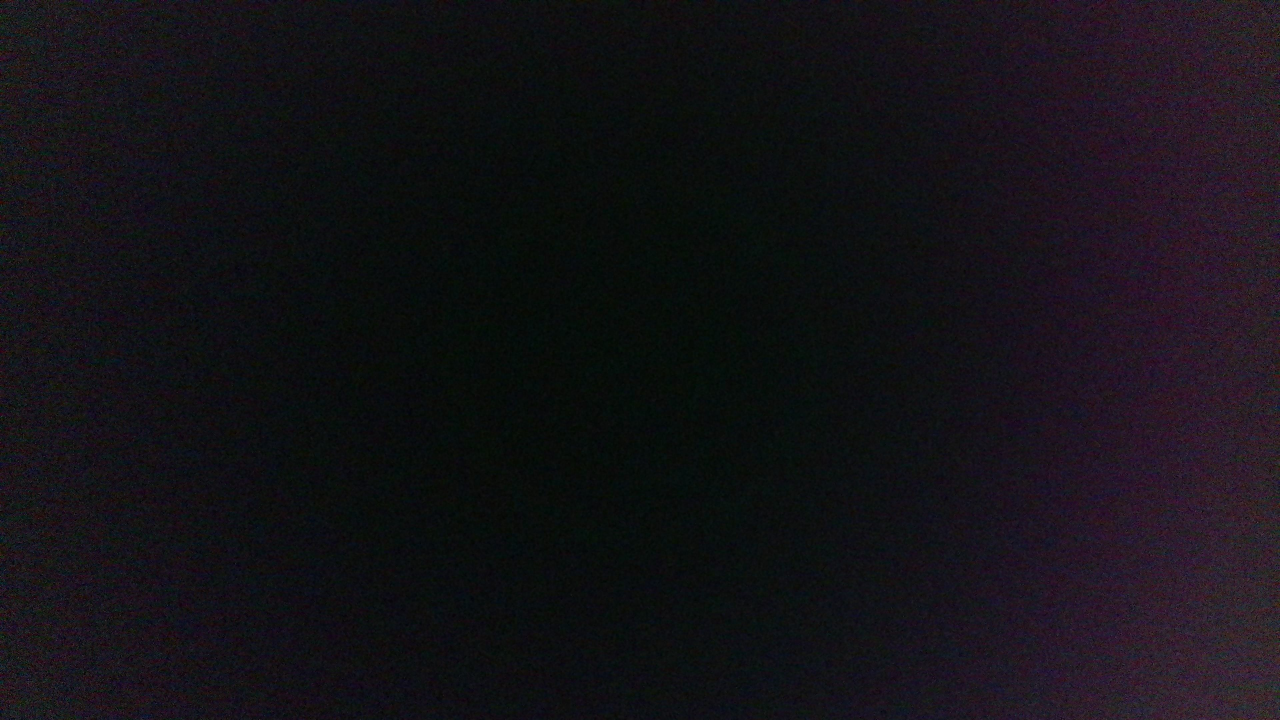
#> input picture Lensless_images/dark.jpg, 3840 x 2160 px (shown at 1/3 size)
$ python test1.py
#> lines starting #> are read from the running program, lines starting #| are printed output that depends on the picture; after the words box and inside, x2 and y2 are one past the last pixel; in counts of white or black regions, pixels touching at a corner belong together
"""
Author: Albus.Misrandy
"""
import os
import cv2
import numpy as np

save_dir = "Lensless"
os.makedirs(save_dir, exist_ok=True)

cap = cv2.VideoCapture(2)

dark = cv2.imread("./Lensless_images/dark.jpg").astype(np.float32)

# 判断摄像头是否成功打开
if not cap.isOpened():
    print("无法打开摄像头，请检查摄像头编号或连接状态")
    exit()

# =========================
# 设置目标格式
# =========================
cap.set(cv2.CAP_PROP_FOURCC, cv2.VideoWriter_fourcc(*'MJPG'))
cap.set(cv2.CAP_PROP_FRAME_WIDTH, 3840)
cap.set(cv2.CAP_PROP_FRAME_HEIGHT, 2160)
cap.set(cv2.CAP_PROP_FPS, 30)
cap.set(cv2.CAP_PROP_AUTO_EXPOSURE, 0.25)

# 给摄像头一点时间切换模式
for _ in range(10):
    cap.read()
#> this loop made 10 passes
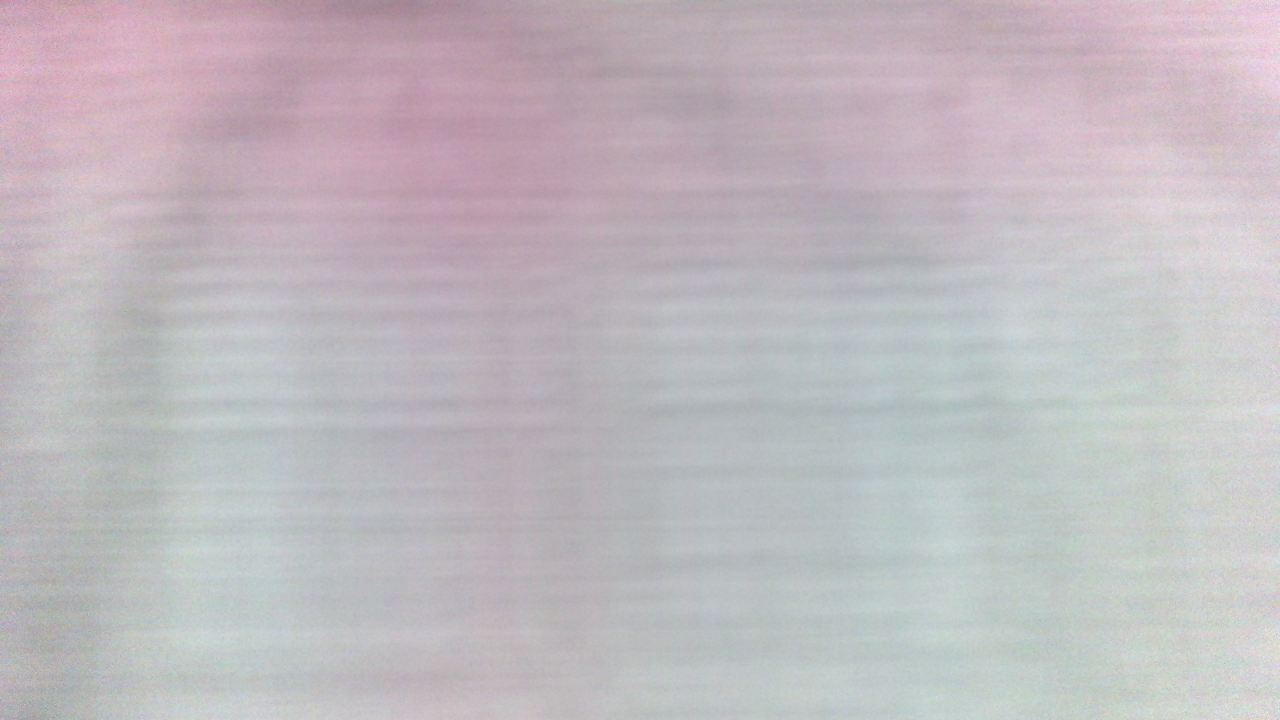
#> input picture Lensless_images/000.jpg, 3840 x 2160 px, given in place of the camera (shown at 1/3 size)
#> further down, frame is the input picture: shape (2160, 3840, 3); mean B, G, R 191.2, 186.2, 192.1

# def remove_periodic_noise(gray_img, threshold_sigma=5, r=10):
#     """
#     自适应频域滤波函数
#     gray_img: 输入的灰度图 (float32)
#     threshold_sigma: 自动识别噪声点的阈值，越大越保守
#     r: 滤波半径，越大去除越彻底，但可能影响细节
#     """
#     rows, cols = gray_img.shape
#     # 1. FFT 变换
#     f = np.fft.fft2(gray_img)
#     fshift = np.fft.fftshift(f)

#     # 2. 计算幅度谱用于寻找噪声点
#     magnitude_spectrum = np.abs(fshift)
#     mag_log = np.log(magnitude_spectrum + 1)

#     # 3. 自动寻找异常高亮波峰 (除了中心低频区域)
#     # 计算平均值和标准差来定位离群点
#     mean, std = np.mean(mag_log), np.std(mag_log)
#     thresh = mean + threshold_sigma * std

#     mask = np.ones((rows, cols), np.uint8)
#     crow, ccol = rows // 2, cols // 2

#     # 屏蔽中心区域（保留低频主体图像信息）
#     ignore_r = 20

#     # 寻找可能的噪声亮点
#     locations = np.where(mag_log > thresh)
#     for r_idx, c_idx in zip(locations[0], locations[1]):
#         # 如果亮点不在中心区域，就认为是周期性条纹噪声
#         if abs(r_idx - crow) > ignore_r or abs(c_idx - ccol) > ignore_r:
#             cv2.circle(mask, (c_idx, r_idx), r, 0, -1)

#     # 4. 应用遮罩并反变换
#     fshift_filtered = fshift * mask
#     f_ishift = np.fft.ifftshift(fshift_filtered)
#     img_back = np.fft.ifft2(f_ishift)

#     return np.abs(img_back).astype(np.float32)

def process_and_visualize_fft(gray_img, threshold_sigma=6, r=8, show_spectrum=True):
#> called with threshold_sigma = 6, r = 8, show_spectrum = True
    rows, cols = gray_img.shape
#> rows = 2160; cols = 3840
    # 1. FFT 变换
    f = np.fft.fft2(gray_img)
    fshift = np.fft.fftshift(f)

    # 2. 计算幅度谱用于显示和寻找噪声点
    magnitude_spectrum = np.abs(fshift)
    # log变换方便肉眼观察
    mag_log = np.log(magnitude_spectrum + 1)

    # 归一化到 0-255 用于 cv2.imshow 显示
    view_spectrum = cv2.normalize(mag_log, None, 0, 255, cv2.NORM_MINMAX).astype(np.uint8)

    # 3. 自动识别并滤除噪声点
    mean, std = np.mean(mag_log), np.std(mag_log)
#> mean = 7.81; std = 1.08
    thresh = mean + threshold_sigma * std
#> thresh = 14.26
    mask = np.ones((rows, cols), np.uint8)
    crow, ccol = rows // 2, cols // 2
#> crow = 1080; ccol = 1920
    ignore_r = 30 # 保护中心低频区域

    locations = np.where(mag_log > thresh)
#> locations = 229 positions, rows 1046 to 1114, columns 1894 to 1946
    for r_idx, c_idx in zip(locations[0], locations[1]):
        if abs(r_idx - crow) > ignore_r or abs(c_idx - ccol) > ignore_r:
            # 在频谱图上画圈，让你能看到滤掉了哪里
            cv2.circle(view_spectrum, (c_idx, r_idx), r + 2, 255, 1)
            cv2.circle(mask, (c_idx, r_idx), r, 0, -1)
#> this loop made 229 passes
#> (r_idx, c_idx) on passes 1 to 3: (1046, 1920), (1049, 1920), (1050, 1920)
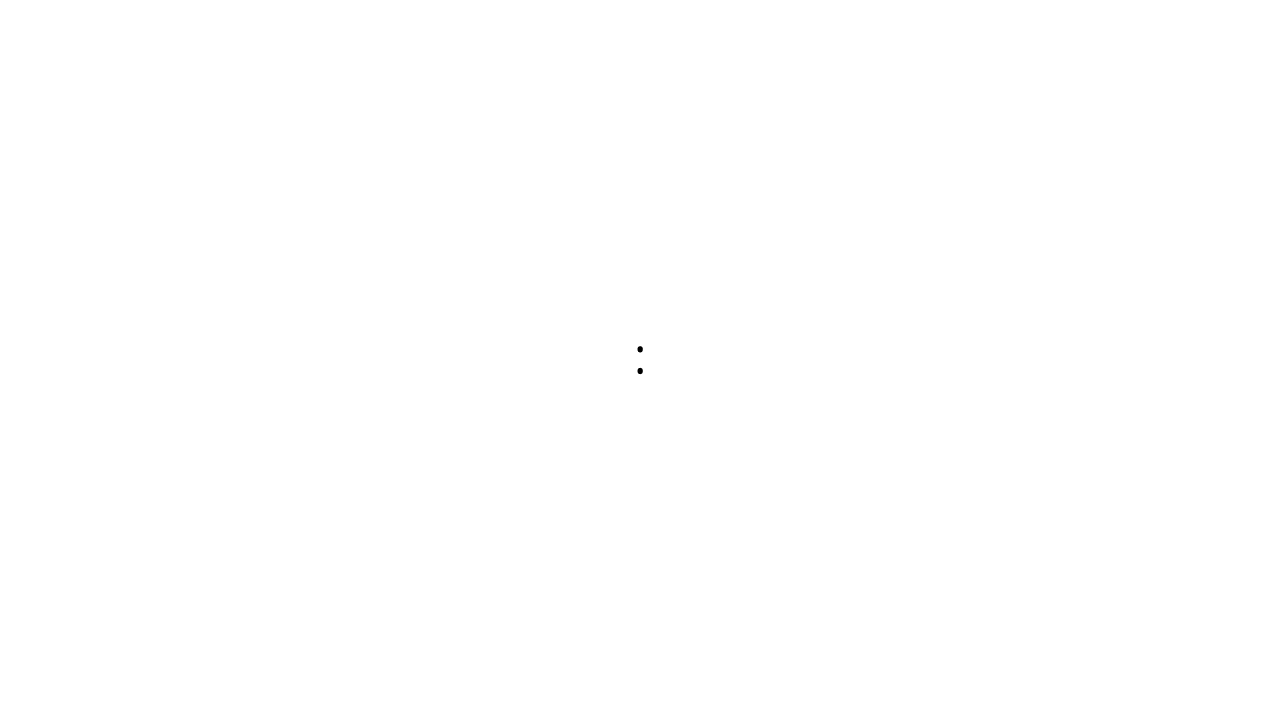
#> mask: shape (2160, 3840) (shown at 1/3 size); values 0 (black) and 1 (white), 100% white; 2 black regions, box (x1, y1, x2, y2) and area: (1912, 1038, 1929, 1058) 244, (1912, 1103, 1929, 1123) 244
#> view_spectrum: shape (2160, 3840); min 0, max 255, mean 92.4

    # 4. 反变换回到图像
    fshift_filtered = fshift * mask
    f_ishift = np.fft.ifftshift(fshift_filtered)
    img_back = np.abs(np.fft.ifft2(f_ishift))

    return img_back.astype(np.float32), view_spectrum

while True:
    # 读取一帧图像
    ret, frame = cap.read()

    if not ret:
        print("读取摄像头画面失败")
        break

    frame = frame.astype(np.float32)
    gray = cv2.cvtColor(frame, cv2.COLOR_BGR2GRAY).astype(np.float32)
    dark_gray = cv2.cvtColor(dark, cv2.COLOR_BGR2GRAY).astype(np.float32)

    corrected = frame - dark
    corrected = np.clip(corrected, 0, None)

    gray_correct = gray - dark_gray
    gray_correct = np.clip(gray_correct, 0, None)

    denoised_gray, spectrum_img = process_and_visualize_fft(gray)

    h, w= gray.shape
#> h = 2160; w = 3840
    if w > 1600:
        scale = 1280 / w
#> scale = 0.333
        new_w = int(w * scale)
#> new_w = 1280
        new_h = int(h * scale)
#> new_h = 720
        # show_frame = cv2.resize(frame, (new_w, new_h))
        show_frame = cv2.resize(corrected, (new_w, new_h))
        # 映射回 0-255
        show_gray = cv2.normalize(denoised_gray, None, 0, 255, cv2.NORM_MINMAX).astype(np.uint8)
        show_gray = cv2.resize(show_gray, (new_w, new_h))
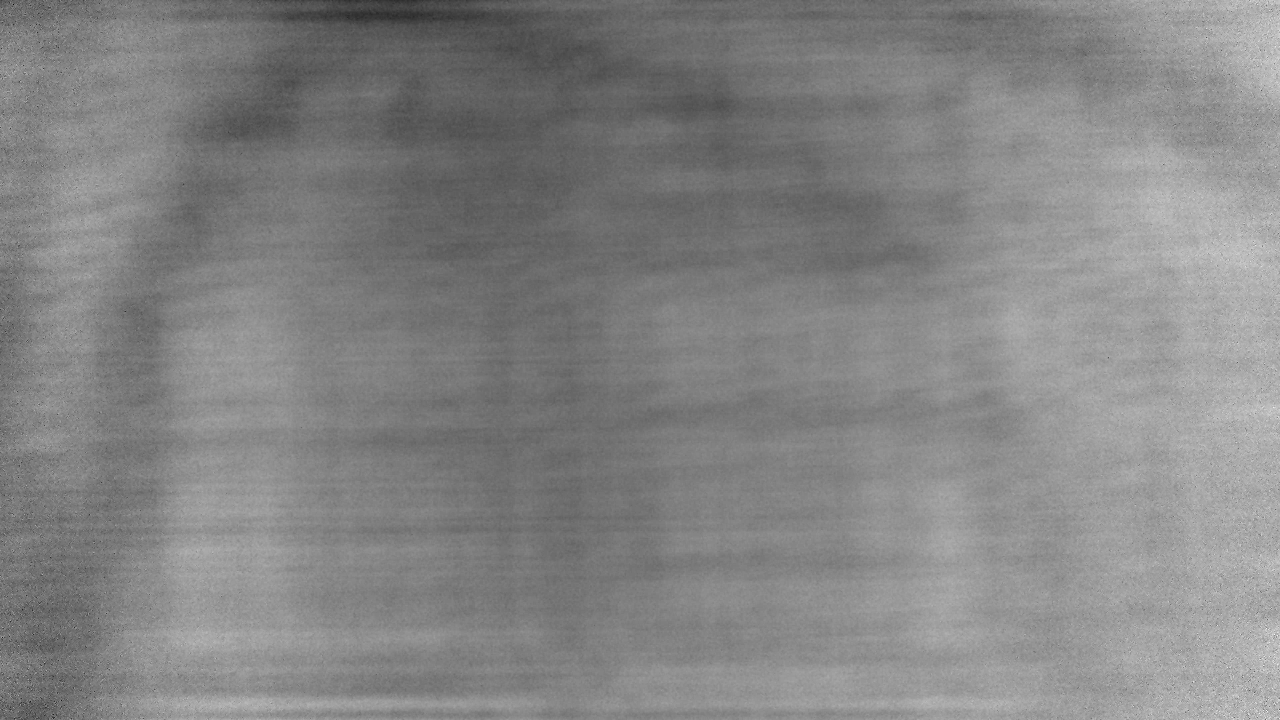
#> show_gray: shape (720, 1280); min 8, max 249, mean 132
        spectrum_img = cv2.resize(spectrum_img, (new_w, new_h))
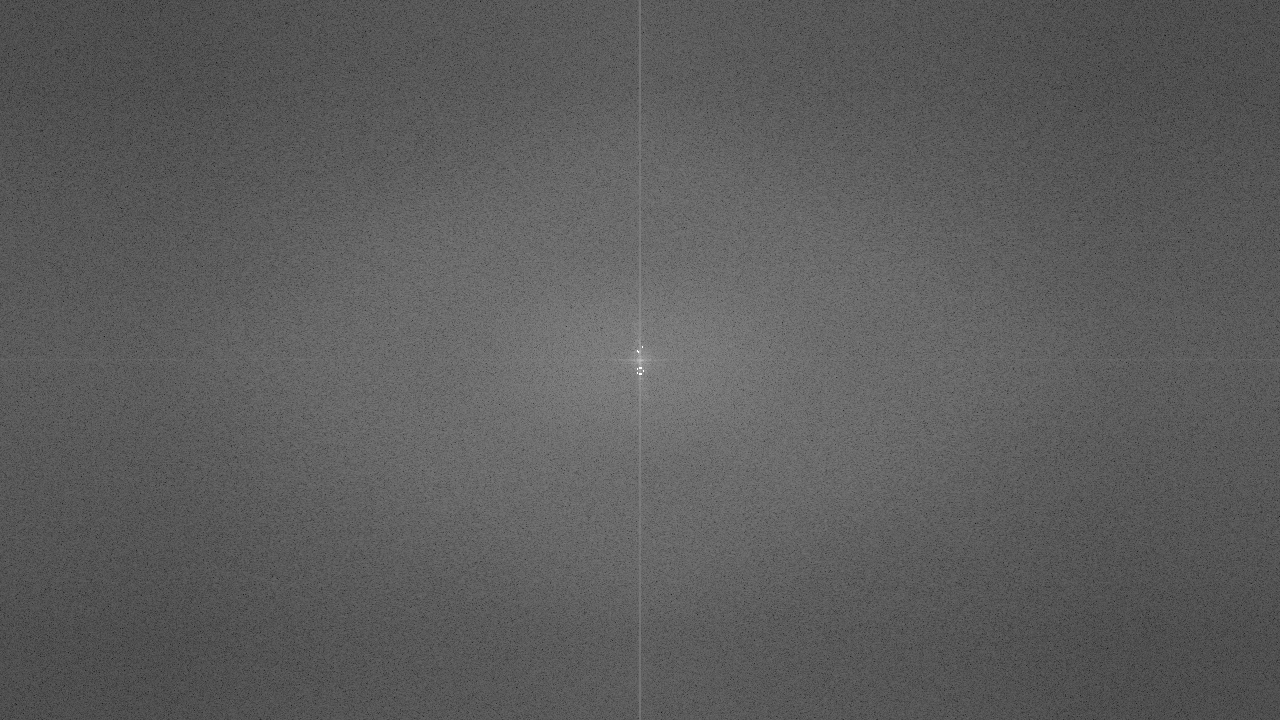
#> spectrum_img: shape (720, 1280); min 17, max 255, mean 92.4

    show_frame = show_frame.astype(np.uint8)
    show_gray = show_gray.astype(np.uint8)

    # 显示摄像头画面
    cv2.imshow("Camera", show_frame)
    cv2.imshow("Gray", show_gray)
    cv2.imshow("Real-time FFT Spectrum (Frequency Domain)", spectrum_img)

    # 等待键盘输入
    key = cv2.waitKey(1) & 0xFF
#> (key q is pressed here)
    if key == ord('q'):
        print("退出程序")
        break

    elif key == ord('s'):
        filename = f"{123}.jpg"
        filepath = os.path.join(save_dir, filename)
        cv2.imwrite(filepath, spectrum_img)

# 释放摄像头
cap.release()

# 关闭所有窗口
cv2.destroyAllWindows()
